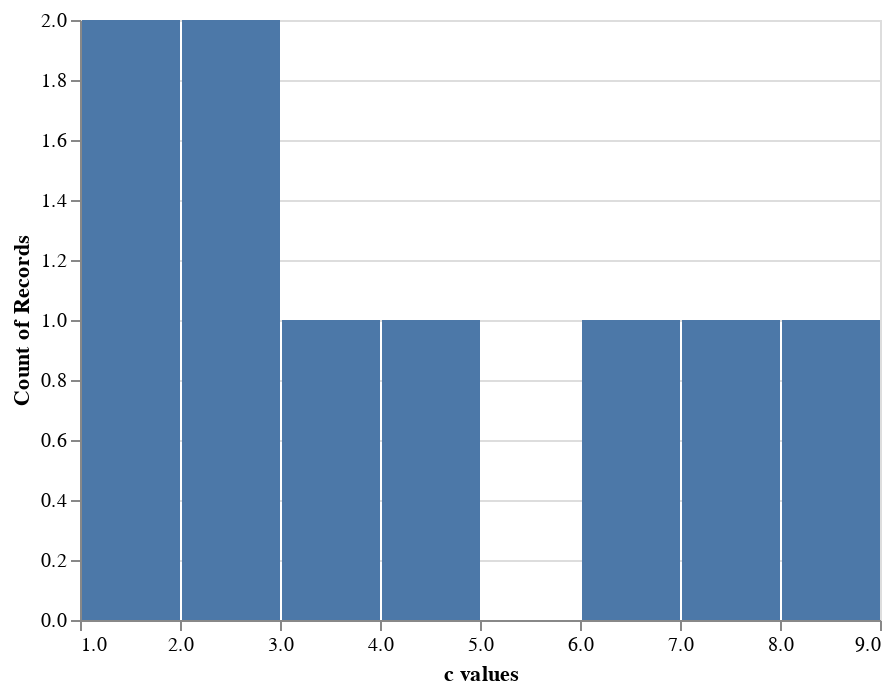

Here is the notebook cell this chart was saved with:
### Code cell
alt.Chart(source).mark_bar().encode(
    alt.X("c", bin=alt.Bin(extent=[1,9], step=1), title='c values'),
    y='count()',
)

### Figure 1 — Vega-Lite specification as saved in the notebook (floating-point values rounded to 4 significant figures)
{"config": {"view": {"continuousWidth": 400, "continuousHeight": 300}}, "data": {"name": "data-d3fb2a8b9b344a7421f51edee9e2b06c"}, "mark": "bar", "encoding": {"x": {"bin": {"extent": [1, 9], "step": 1}, "field": "c", "title": "c values", "type": "quantitative"}, "y": {"aggregate": "count", "type": "quantitative"}}, "$schema": "https://vega.github.io/schema/vega-lite/v4.17.0.json", "datasets": {"data-d3fb2a8b9b344a7421f51edee9e2b06c": [{"a": "A", "b": 28, "c": 1, "d": "X"}, {"a": "B", "b": 55, "c": 3, "d": "X"}, {"a": "C", "b": 43, "c": 7, "d": "X"}, {"a": "D", "b": 91, "c": 1, "d": "Y"}, {"a": "E", "b": 81, "c": 4, "d": "Y"}, {"a": "F", "b": 53, "c": 8, "d": "Y"}, {"a": "G", "b": 19, "c": 2, "d": "Z"}, {"a": "H", "b": 87, "c": 2, "d": "Z"}, {"a": "I", "b": 52, "c": 6, "d": "Z"}]}}
